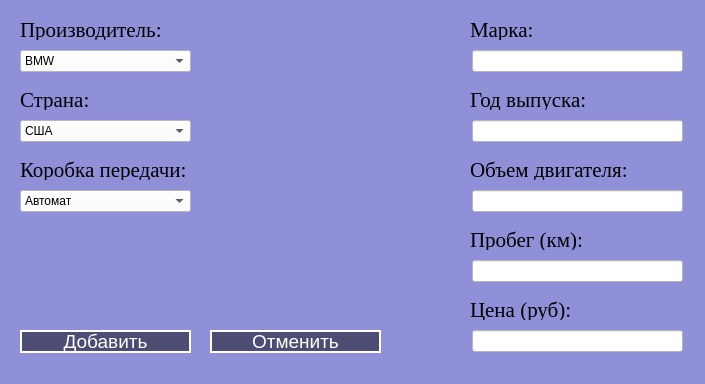
<?xml version="1.0" encoding="UTF-8"?>
<ui version="4.0">
 <class>MainWindow</class>
 <widget class="QMainWindow" name="MainWindow">
  <property name="geometry">
   <rect>
    <x>0</x>
    <y>0</y>
    <width>705</width>
    <height>384</height>
   </rect>
  </property>
  <property name="maximumSize">
   <size>
    <width>705</width>
    <height>384</height>
   </size>
  </property>
  <property name="windowTitle">
   <string>Adding element</string>
  </property>
  <property name="styleSheet">
   <string notr="true">background-color: rgb(144, 144, 216);</string>
  </property>
  <widget class="QWidget" name="centralwidget">
   <widget class="QLabel" name="creator_label">
    <property name="geometry">
     <rect>
      <x>20</x>
      <y>20</y>
      <width>191</width>
      <height>20</height>
     </rect>
    </property>
    <property name="font">
     <font>
      <family>Times New Roman</family>
      <pointsize>16</pointsize>
      <weight>50</weight>
      <bold>false</bold>
     </font>
    </property>
    <property name="text">
     <string>Производитель:</string>
    </property>
    <property name="alignment">
     <set>Qt::AlignLeading|Qt::AlignLeft|Qt::AlignVCenter</set>
    </property>
   </widget>
   <widget class="QLabel" name="country_label">
    <property name="geometry">
     <rect>
      <x>20</x>
      <y>90</y>
      <width>191</width>
      <height>20</height>
     </rect>
    </property>
    <property name="font">
     <font>
      <family>Times New Roman</family>
      <pointsize>16</pointsize>
      <weight>50</weight>
      <bold>false</bold>
     </font>
    </property>
    <property name="text">
     <string>Страна:</string>
    </property>
    <property name="alignment">
     <set>Qt::AlignLeading|Qt::AlignLeft|Qt::AlignVCenter</set>
    </property>
   </widget>
   <widget class="QLabel" name="mark_label">
    <property name="geometry">
     <rect>
      <x>470</x>
      <y>20</y>
      <width>191</width>
      <height>20</height>
     </rect>
    </property>
    <property name="font">
     <font>
      <family>Times New Roman</family>
      <pointsize>16</pointsize>
      <weight>50</weight>
      <bold>false</bold>
     </font>
    </property>
    <property name="text">
     <string>Марка:</string>
    </property>
    <property name="alignment">
     <set>Qt::AlignLeading|Qt::AlignLeft|Qt::AlignVCenter</set>
    </property>
   </widget>
   <widget class="QComboBox" name="comboBox_creator">
    <property name="enabled">
     <bool>true</bool>
    </property>
    <property name="geometry">
     <rect>
      <x>20</x>
      <y>50</y>
      <width>171</width>
      <height>22</height>
     </rect>
    </property>
    <property name="styleSheet">
     <string notr="true">background-color: rgb(255, 255, 255);</string>
    </property>
    <item>
     <property name="text">
      <string>BMW</string>
     </property>
    </item>
    <item>
     <property name="text">
      <string>VAG</string>
     </property>
    </item>
    <item>
     <property name="text">
      <string>Toyota</string>
     </property>
    </item>
    <item>
     <property name="text">
      <string>Honda</string>
     </property>
    </item>
    <item>
     <property name="text">
      <string>Renault</string>
     </property>
    </item>
    <item>
     <property name="text">
      <string>Nissan</string>
     </property>
    </item>
    <item>
     <property name="text">
      <string>Mitsubishi</string>
     </property>
    </item>
    <item>
     <property name="text">
      <string>Ford</string>
     </property>
    </item>
   </widget>
   <widget class="QComboBox" name="comboBox_country">
    <property name="geometry">
     <rect>
      <x>20</x>
      <y>120</y>
      <width>171</width>
      <height>22</height>
     </rect>
    </property>
    <property name="styleSheet">
     <string notr="true">background-color: rgb(255, 255, 255);</string>
    </property>
    <item>
     <property name="text">
      <string>США</string>
     </property>
    </item>
    <item>
     <property name="text">
      <string>Россия</string>
     </property>
    </item>
    <item>
     <property name="text">
      <string>Германия</string>
     </property>
    </item>
    <item>
     <property name="text">
      <string>Франция</string>
     </property>
    </item>
    <item>
     <property name="text">
      <string>Италия</string>
     </property>
    </item>
    <item>
     <property name="text">
      <string>Испания</string>
     </property>
    </item>
    <item>
     <property name="text">
      <string>Польша</string>
     </property>
    </item>
   </widget>
   <widget class="QLineEdit" name="lineEdit_mark">
    <property name="geometry">
     <rect>
      <x>472</x>
      <y>50</y>
      <width>211</width>
      <height>22</height>
     </rect>
    </property>
    <property name="styleSheet">
     <string notr="true">background-color: rgb(255, 255, 255);</string>
    </property>
   </widget>
   <widget class="QLabel" name="year_label">
    <property name="geometry">
     <rect>
      <x>470</x>
      <y>90</y>
      <width>191</width>
      <height>20</height>
     </rect>
    </property>
    <property name="font">
     <font>
      <family>Times New Roman</family>
      <pointsize>16</pointsize>
      <weight>50</weight>
      <bold>false</bold>
     </font>
    </property>
    <property name="text">
     <string>Год выпуска:</string>
    </property>
    <property name="alignment">
     <set>Qt::AlignLeading|Qt::AlignLeft|Qt::AlignVCenter</set>
    </property>
   </widget>
   <widget class="QLineEdit" name="lineEdit_year">
    <property name="geometry">
     <rect>
      <x>472</x>
      <y>120</y>
      <width>211</width>
      <height>22</height>
     </rect>
    </property>
    <property name="styleSheet">
     <string notr="true">background-color: rgb(255, 255, 255);</string>
    </property>
   </widget>
   <widget class="QLabel" name="v_label">
    <property name="geometry">
     <rect>
      <x>470</x>
      <y>160</y>
      <width>191</width>
      <height>20</height>
     </rect>
    </property>
    <property name="font">
     <font>
      <family>Times New Roman</family>
      <pointsize>16</pointsize>
      <weight>50</weight>
      <bold>false</bold>
     </font>
    </property>
    <property name="text">
     <string>Объем двигателя:</string>
    </property>
    <property name="alignment">
     <set>Qt::AlignLeading|Qt::AlignLeft|Qt::AlignVCenter</set>
    </property>
   </widget>
   <widget class="QLineEdit" name="lineEdit_v">
    <property name="geometry">
     <rect>
      <x>472</x>
      <y>190</y>
      <width>211</width>
      <height>22</height>
     </rect>
    </property>
    <property name="styleSheet">
     <string notr="true">background-color: rgb(255, 255, 255);</string>
    </property>
   </widget>
   <widget class="QLabel" name="korobka_label">
    <property name="geometry">
     <rect>
      <x>20</x>
      <y>160</y>
      <width>191</width>
      <height>20</height>
     </rect>
    </property>
    <property name="font">
     <font>
      <family>Times New Roman</family>
      <pointsize>16</pointsize>
      <weight>50</weight>
      <bold>false</bold>
     </font>
    </property>
    <property name="text">
     <string>Коробка передачи:</string>
    </property>
    <property name="alignment">
     <set>Qt::AlignLeading|Qt::AlignLeft|Qt::AlignVCenter</set>
    </property>
   </widget>
   <widget class="QComboBox" name="comboBox_korobka">
    <property name="geometry">
     <rect>
      <x>20</x>
      <y>190</y>
      <width>171</width>
      <height>22</height>
     </rect>
    </property>
    <property name="styleSheet">
     <string notr="true">background-color: rgb(255, 255, 255);</string>
    </property>
    <item>
     <property name="text">
      <string>Автомат</string>
     </property>
    </item>
    <item>
     <property name="text">
      <string>Механика</string>
     </property>
    </item>
    <item>
     <property name="text">
      <string>Робот</string>
     </property>
    </item>
   </widget>
   <widget class="QLabel" name="probeg_label">
    <property name="geometry">
     <rect>
      <x>470</x>
      <y>230</y>
      <width>191</width>
      <height>20</height>
     </rect>
    </property>
    <property name="font">
     <font>
      <family>Times New Roman</family>
      <pointsize>16</pointsize>
      <weight>50</weight>
      <bold>false</bold>
     </font>
    </property>
    <property name="text">
     <string>Пробег (км):</string>
    </property>
    <property name="alignment">
     <set>Qt::AlignLeading|Qt::AlignLeft|Qt::AlignVCenter</set>
    </property>
   </widget>
   <widget class="QLineEdit" name="lineEdit_probeg">
    <property name="geometry">
     <rect>
      <x>472</x>
      <y>260</y>
      <width>211</width>
      <height>22</height>
     </rect>
    </property>
    <property name="styleSheet">
     <string notr="true">background-color: rgb(255, 255, 255);</string>
    </property>
   </widget>
   <widget class="QLabel" name="price_label">
    <property name="geometry">
     <rect>
      <x>470</x>
      <y>300</y>
      <width>191</width>
      <height>20</height>
     </rect>
    </property>
    <property name="font">
     <font>
      <family>Times New Roman</family>
      <pointsize>16</pointsize>
      <weight>50</weight>
      <bold>false</bold>
     </font>
    </property>
    <property name="text">
     <string>Цена (руб):</string>
    </property>
    <property name="alignment">
     <set>Qt::AlignLeading|Qt::AlignLeft|Qt::AlignVCenter</set>
    </property>
   </widget>
   <widget class="QLineEdit" name="lineEdit_price">
    <property name="geometry">
     <rect>
      <x>472</x>
      <y>330</y>
      <width>211</width>
      <height>22</height>
     </rect>
    </property>
    <property name="styleSheet">
     <string notr="true">background-color: rgb(255, 255, 255);</string>
    </property>
   </widget>
   <widget class="QLabel" name="label">
    <property name="geometry">
     <rect>
      <x>240</x>
      <y>70</y>
      <width>201</width>
      <height>201</height>
     </rect>
    </property>
    <property name="text">
     <string/>
    </property>
    <property name="pixmap">
     <pixmap>material/bmw_logo.png</pixmap>
    </property>
    <property name="scaledContents">
     <bool>true</bool>
    </property>
   </widget>
   <widget class="QPushButton" name="add_button">
    <property name="geometry">
     <rect>
      <x>20</x>
      <y>330</y>
      <width>171</width>
      <height>23</height>
     </rect>
    </property>
    <property name="font">
     <font>
      <pointsize>14</pointsize>
     </font>
    </property>
    <property name="styleSheet">
     <string notr="true">QPushButton
{
	background-color: rgb(77, 77, 115);
	border: 2px solid white;
	color: white
}
QPushButton:pressed
{
	background-color: rgb(200, 200, 0);
}</string>
    </property>
    <property name="text">
     <string>Добавить</string>
    </property>
   </widget>
   <widget class="QPushButton" name="cancel_button">
    <property name="geometry">
     <rect>
      <x>210</x>
      <y>330</y>
      <width>171</width>
      <height>23</height>
     </rect>
    </property>
    <property name="font">
     <font>
      <pointsize>14</pointsize>
     </font>
    </property>
    <property name="styleSheet">
     <string notr="true">QPushButton
{
	background-color: rgb(77, 77, 115);
	border: 2px solid white;
	color: white
}
QPushButton:pressed
{
	background-color: rgb(200, 200, 0);
}</string>
    </property>
    <property name="text">
     <string>Отменить</string>
    </property>
   </widget>
  </widget>
  <widget class="QStatusBar" name="statusbar"/>
 </widget>
 <resources/>
 <connections/>
</ui>
